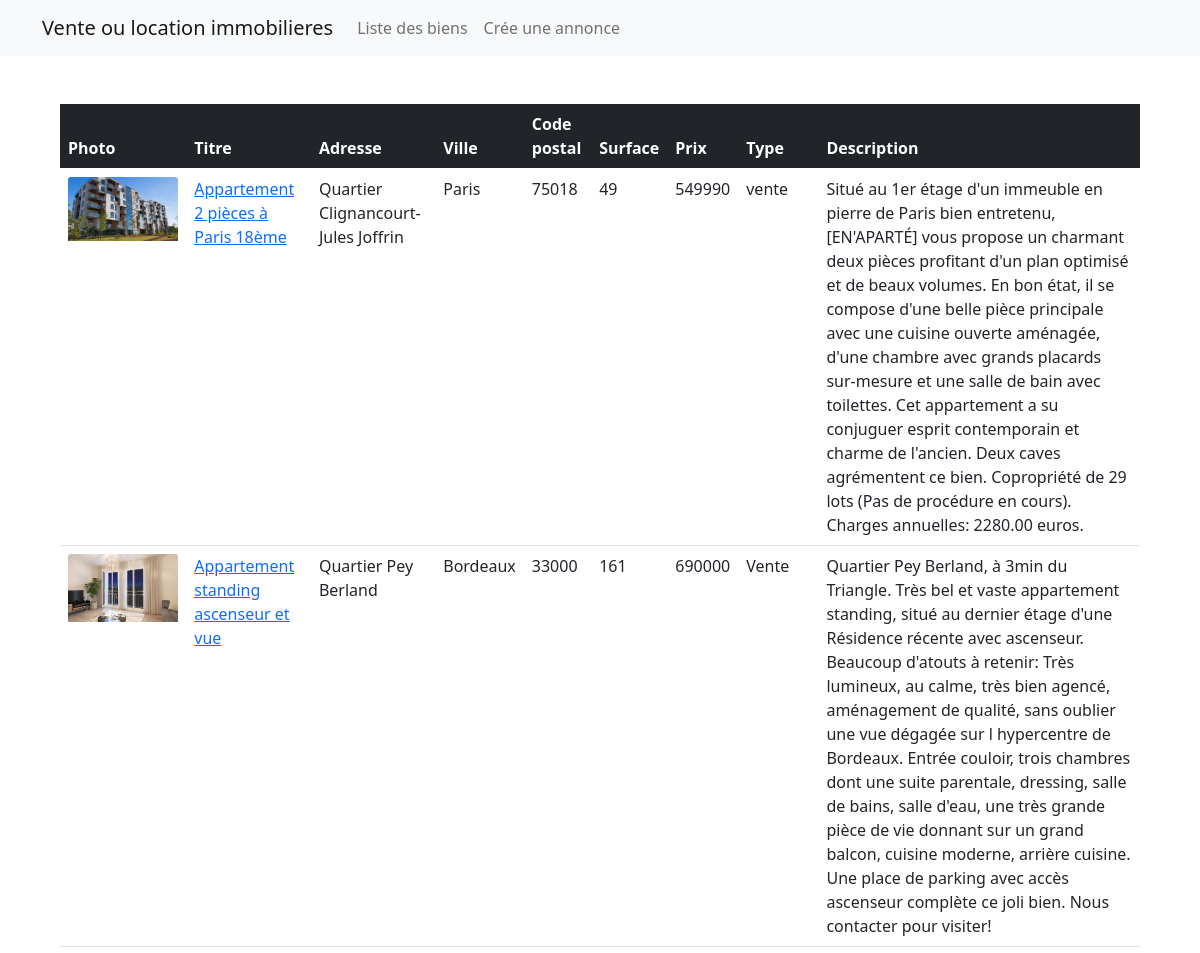
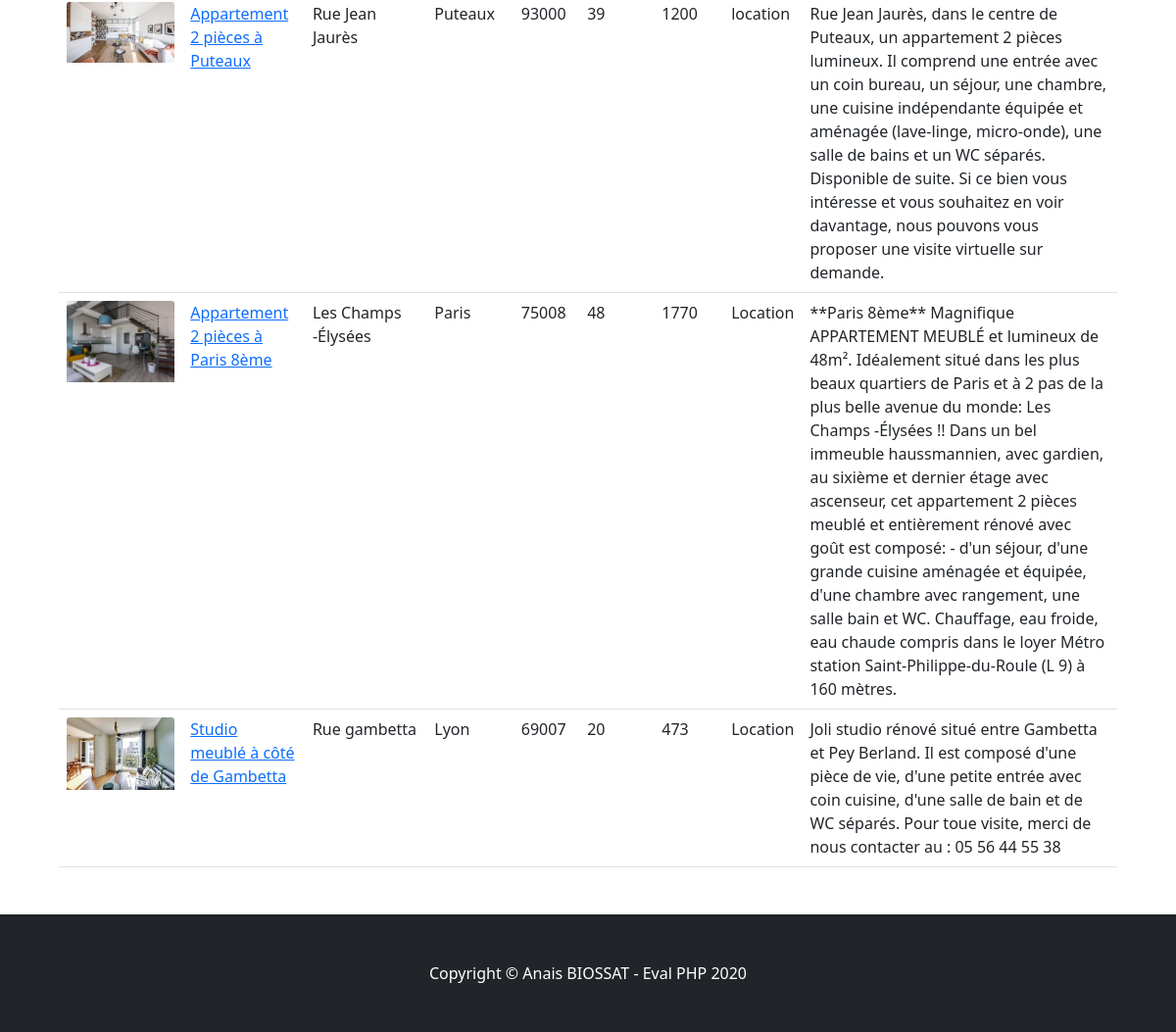
The page / on the database its author committed (2 pictures, top to bottom).
### tables this page shows
CREATE TABLE `logement` (
  `id_logement` int(11) NOT NULL,
  `titre` varchar(100) NOT NULL,
  `adresse` varchar(100) NOT NULL,
  `ville` varchar(100) NOT NULL,
  `cp` decimal(5,0) NOT NULL,
  `surface` double NOT NULL,
  `prix` decimal(10,0) NOT NULL,
  `photo` varchar(100) NOT NULL,
  `type` varchar(20) NOT NULL,
  `description` text NOT NULL
);

### index.php (called while the page is built, shortened)
<?php
$dsn = 'mysql:dbname=' . DB_NAME . ';host=' . DB_HOST;
$options = [
    PDO::ATTR_DEFAULT_FETCH_MODE => PDO::FETCH_ASSOC,
    PDO::ATTR_ERRMODE => PDO::ERRMODE_EXCEPTION,
];
$pdo = new PDO($dsn, DB_USER, DB_PASSWORD, $options);
$pdo->exec('SET NAMES UTF8');
$sql = 'SELECT id_logement, titre, adresse, ville, cp, surface, prix, photo, type, description
        FROM logement';
$query = $pdo->prepare($sql);
$query->execute();
$results = $query->fetchAll();
include './index.phtml';

### index.phtml (the view, shortened to what this page needs)
<!doctype html>
<html lang="en">
  <head>
    <link href="https://cdn.jsdelivr.net/npm/bootstrap@5.0.0-beta1/dist/css/bootstrap.min.css" rel="stylesheet">
  </head>
  <body>
      <header>
        <nav class="navbar navbar-expand-lg navbar-light bg-light">
            <div class="container">
                        <a class="navbar-brand" href="index.php">Vente ou location immobilieres</a>
                            <div class="collapse navbar-collapse" id="navbarNav">
                                <ul class="navbar-nav">
                                    <li class="nav-item">
                                    <a class="nav-link" href="index.php">Liste des biens</a>
                                    </li>
                                    <li class="nav-item">
                                    <a class="nav-link" href="create-product.php">Crée une annonce</a>
                                    </li>
                                </ul>
                            </div>
            </div>
        </nav>
      </header>
    <main class="m-5">
        <div class="container">
            <table class="table">
                <thead class="table-dark">
                    <tr>
                        <th colspan="4">Photo</th>
                        <th colspan="4">Titre</th>
                        <th colspan="4">Adresse</th>
                        <th colspan="4">Ville</th>
                        <th colspan="4">Code postal</th>
                        <th colspan="4">Surface</th>
                        <th colspan="4">Prix</th>
                        <th colspan="4">Type</th>
                        <th colspan="4">Description</th>
                    </tr>
                </thead>
                <tbody>
                    <?php foreach ($results as $result) : ?>
                        <tr>
                            <td colspan="4"><img class="card-img-top" src="images/<?=$result['photo'];?>" alt="logement"></td>
                            <td colspan="4">
                                <a href="./product-details.php?id_logement=<?= $result['titre']; ?>">
                                    <?= $result['titre']; ?>
                                </a>
                            </td>
                            <td colspan="4"><?= $result['adresse']; ?></td>
                            <td colspan="4"><?= $result['ville']; ?></td>
                            <td colspan="4"><?= $result['cp']; ?></td>
                            <td colspan="4"><?= $result['surface']; ?></td>
                            <td colspan="4"><?= $result['prix']; ?></td>
                            <td colspan="4"><?= $result['type']; ?></td>
                            <td colspan="4"><?= $result['description']; ?></td>
                        </tr>
                    <?php endforeach; ?>
                </tbody>
            </table>
        </div>
    </main>
    <footer class="py-5 bg-dark">
        <div class="container">
            <p class="m-0 text-center text-white">Copyright &copy; Anais BIOSSAT - Eval PHP 2020</p>
        </div>
    </footer>
  </body>
</html>

### rows shown on the page
logement: photo (picture), titre "Appartement 2 pièces à Paris 18ème", adresse "Quartier Clignancourt-Jules Joffrin", ville "Paris", cp "75018", surface "49", prix "549990", type "vente", description "Situé au 1er étage d'un immeuble en pierre de Paris bien entretenu, [EN'APARTÉ] vous propose un charmant deux pièces profitant d'un plan optimisé et de beaux volumes. En bon état, il se compose d'une belle pièce principale avec une cuisine ouverte aménagée, d'une chambre avec grands placards sur-mesure et une salle de bain avec toilettes. Cet appartement a su conjuguer esprit contemporain et charme de l'ancien. Deux caves agrémentent ce bien. Copropriété de 29 lots (Pas de procédure en cours). Charges annuelles: 2280.00 euros."
logement: photo (picture), titre "Appartement standing ascenseur et vue", adresse "Quartier Pey Berland", ville "Bordeaux", cp "33000", surface "161", prix "690000", type "Vente", description "Quartier Pey Berland, à 3min du Triangle. Très bel et vaste appartement standing, situé au dernier étage d'une Résidence récente avec ascenseur. Beaucoup d'atouts à retenir: Très lumineux, au calme, très bien agencé, aménagement de qualité, sans oublier une vue dégagée sur l hypercentre de Bordeaux. Entrée couloir, trois chambres dont une suite parentale, dressing, salle de bains, salle d'eau, une très grande pièce de vie donnant sur un grand balcon, cuisine moderne, arrière cuisine. Une place de parking avec accès ascenseur complète ce joli bien. Nous contacter pour visiter!"
logement: photo (picture), titre "Appartement 2 pièces à Puteaux", adresse "Rue Jean Jaurès", ville "Puteaux", cp "93000", surface "39", prix "1200", type "location", description "Rue Jean Jaurès, dans le centre de Puteaux, un appartement 2 pièces lumineux. Il comprend une entrée avec un coin bureau, un séjour, une chambre, une cuisine indépendante équipée et aménagée (lave-linge, micro-onde), une salle de bains et un WC séparés. Disponible de suite. Si ce bien vous intéresse et vous souhaitez en voir davantage, nous pouvons vous proposer une visite virtuelle sur demande."
logement: photo (picture), titre "Appartement 2 pièces à Paris 8ème", adresse "Les Champs -Élysées", ville "Paris", cp "75008", surface "48", prix "1770", type "Location", description "**Paris 8ème** Magnifique APPARTEMENT MEUBLÉ et lumineux de 48m². Idéalement situé dans les plus beaux quartiers de Paris et à 2 pas de la plus belle avenue du monde: Les Champs -Élysées !! Dans un bel immeuble haussmannien, avec gardien, au sixième et dernier étage avec ascenseur, cet appartement 2 pièces meublé et entièrement rénové avec goût est composé: - d'un séjour, d'une grande cuisine aménagée et équipée, d'une chambre avec rangement, une salle bain et WC. Chauffage, eau froide, eau chaude compris dans le loyer Métro station Saint-Philippe-du-Roule (L 9) à 160 mètres."
logement: photo (picture), titre "Studio meublé à côté de Gambetta", adresse "Rue gambetta", ville "Lyon", cp "69007", surface "20", prix "473", type "Location", description "Joli studio rénové situé entre Gambetta et Pey Berland. Il est composé d'une pièce de vie, d'une petite entrée avec coin cuisine, d'une salle de bain et de WC séparés. Pour toue visite, merci de nous contacter au : 05 56 44 55 38"
